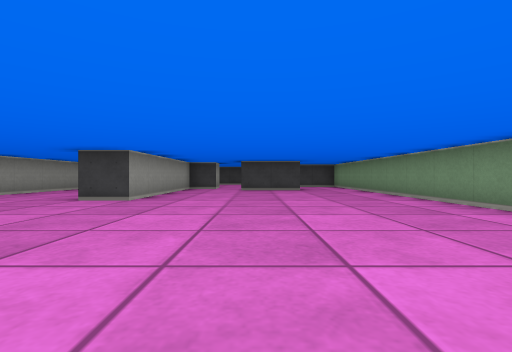
view 1 (above)

13 first-person views from a walk through a cub3D ray-caster map. The camera is about half as high as the walls, looks level and sees 85° across. The floor is counted in squares. Each view is taken from the middle of a square. On the plan, view 1 faces up. The plan holds only what a view shows up to about 9 squares ahead; the rest is blank. The place goes on beyond the plan.

view 2
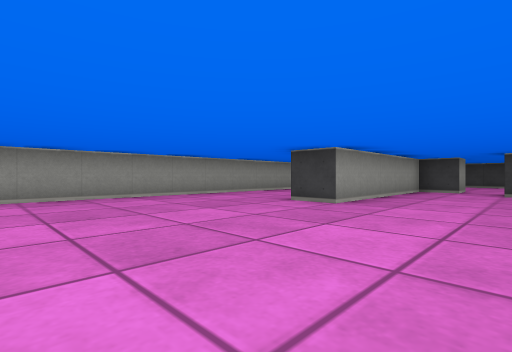

view 3
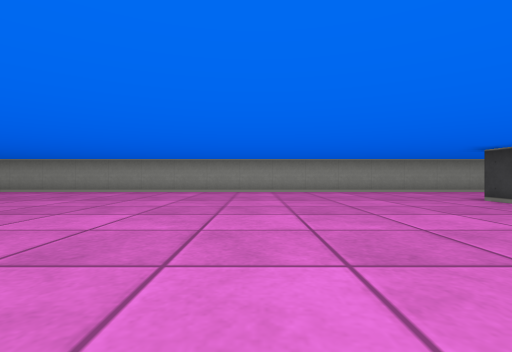

view 4
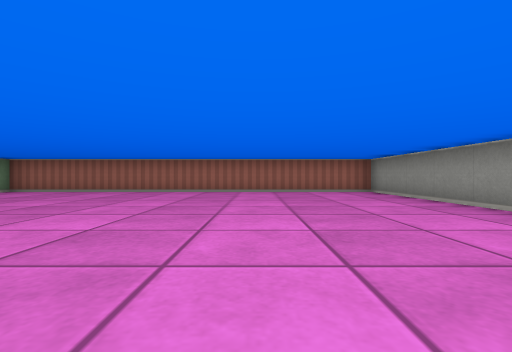

view 5
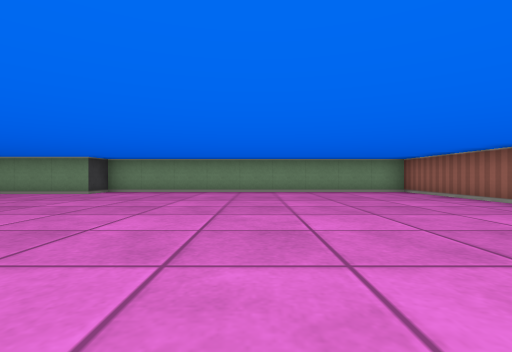

view 6
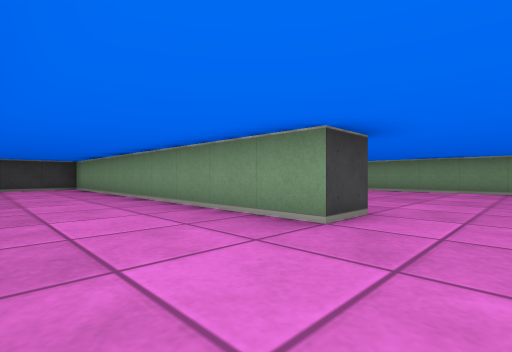

view 7
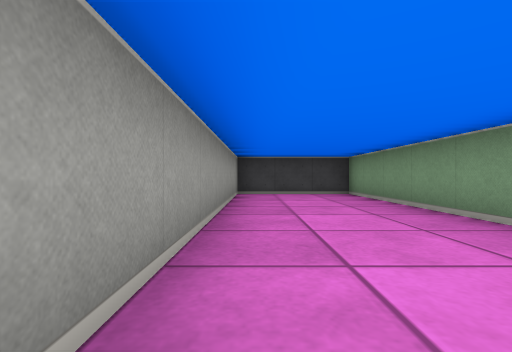

view 8
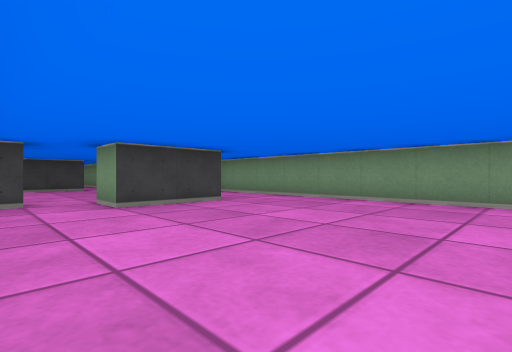

view 9
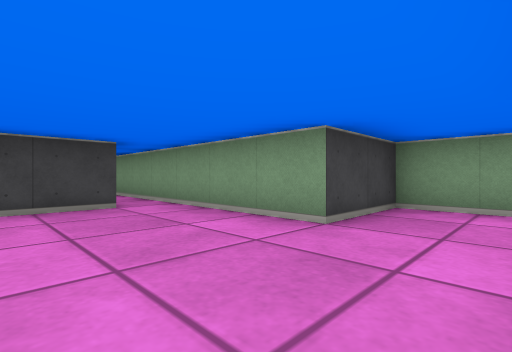

view 10
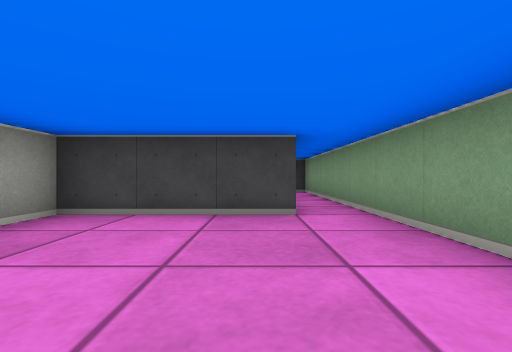

view 11
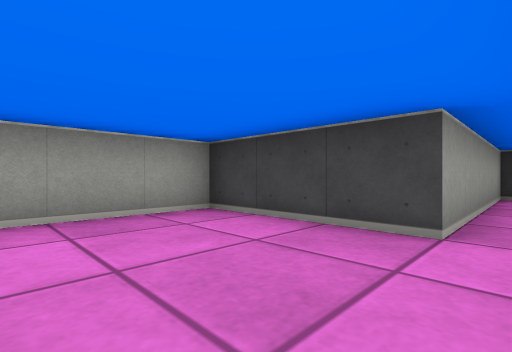

view 12
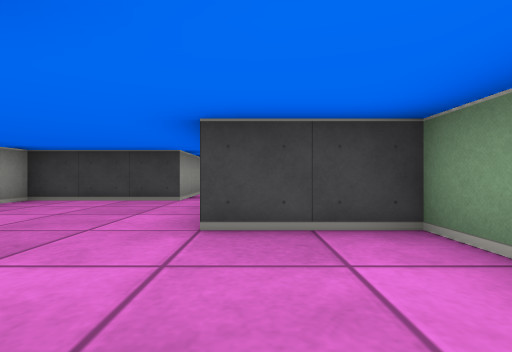

view 13
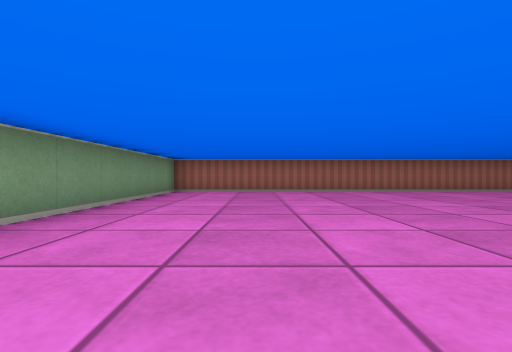

### Floor plan
Points are (right, up) in squares from view 1. A wall is a line through its corners. A room is listed if a view was taken in it or the views show most of it. See-through windows are left out.
Room 1 (views 1, 2, 3, 4, 5, 6, 7, 8, 12, 13)
walls: (1.5, 9.5) (-0.5, 9.5) (-0.5, 10.5); (-1.5, 10.5) (-2.5, 10.5) (-2.5, 5.5) (-3.5, 5.5) (-3.5, 15.5) (-6.5, 15.5) (-6.5, -8.5) (4.5, -8.5) (4.5, 0.5) (3.5, 0.5) (3.5, 10.5)
ways out: opening at (-1, 10) to room 2; opening at (2.5, 10) to room 2
Room 2 (views 9, 10, 11)
walls: (-1.5, 11.5) (-1.5, 10.5); (3.5, 10.5) (3.5, 12.5) (1.5, 12.5) (1.5, 20.5) (0.5, 20.5) (0.5, 15.5) (-2.5, 15.5) (-2.5, 13.1)
ways out: opening at (-1, 10) to room 1; opening at (2.5, 10) to room 1

Where each view was taken, in squares from view 1:
view 1: 0 up, 0 right, facing up
view 2: 1 up, 0 right, facing up-left
view 3: 1 up, 2 right, facing left
view 4: 0 up, 3 left, facing down
view 5: 4 down, 4 left, facing right
view 6: 4 up, 6 left, facing up-right
view 7: 8 up, 6 left, facing up
view 8: 5 up, 2 left, facing up-right
view 9: 11 up, 1 left, facing up-right
view 10: 12 up, 0 right, facing up
view 11: 13 up, 1 right, facing up-left
view 12: 10 up, 2 right, facing up
view 13: 0 up, 2 right, facing down
